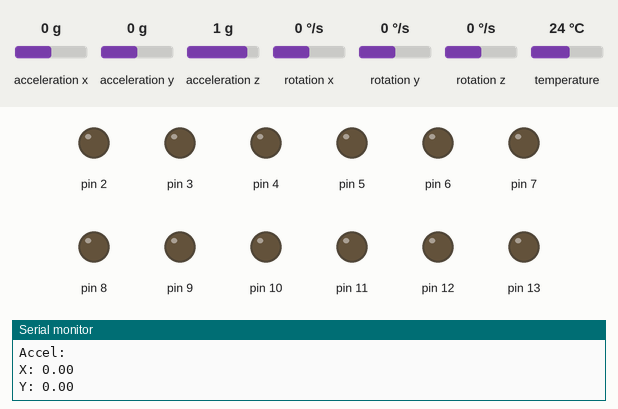
This sketch was run on a simulated Arduino Uno, built with avr-gcc and run on an emulated ATmega328P. Shown: output pins drawn as LEDs (lit = HIGH), the last lines printed to the serial monitor. Wiring (inferred from the names in the program): MPU-9250 motion sensor at I2C address 0x68. The test bench sets the inputs (shaded band); at power-on: acceleration x 0 g, acceleration y 0 g, acceleration z 1 g, rotation x 0 °/s, rotation y 0 °/s, rotation z 0 °/s, temperature 24 °C.

Above: at 0.05 s.
At 5.05 s:
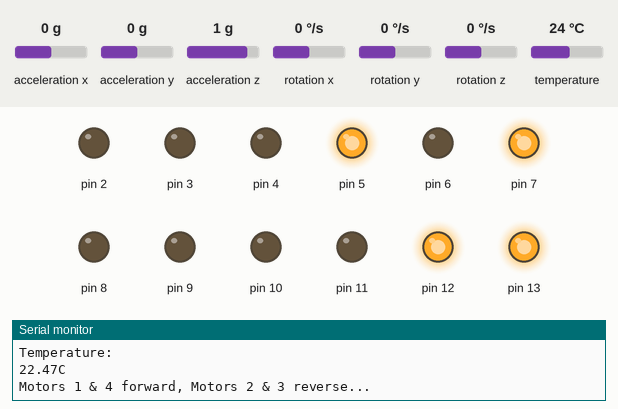
At 12.1 s:
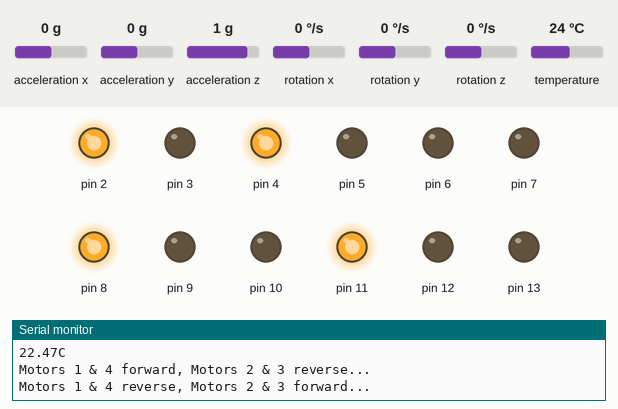
Timing chart, 0 to 15.7 s (numbered marks = the images above):
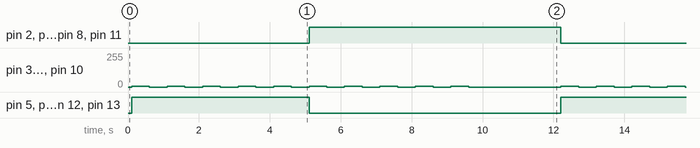

Measured:
- by itself, pin 2, pin 4, pin 8, pin 11: alternates HIGH for 7.1 s and LOW for 5.0 s
- by itself, pin 3, pin 6, pin 9, pin 10: repeats every 12.1 s: 9 × (0/255 0.50 s, 4/255 0.50 s), 0/255 2.6 s, 4/255 0.50 s
- by itself, pin 5, pin 7, pin 12, pin 13: alternates HIGH for 5.0 s and LOW for 7.1 s

The sketch:

quad_motor_driver.ino
```cpp
 /**
* Arduino code for quad-motor control using SN754410 H-bridge
* motor driver and MPU9250 compatible intertial measurement unit.
* I use both MPU6050(without magnetometer/compass) and MPU9250 in my set ups,
* though not in the same circuit.
* Clement Osei Tano January 2, 2025
**/
#include <Wire.h>
#include <Adafruit_SSD1306.h>
#include <MPU9250_asukiaaa.h>

// Register addresses for the temperature data
#define TEMP_OUT_H 0x41
// #define TEMP_OUT_L 0x42; we won't use this since we can read 2 bytes
#define MPU9250_ADDRESS 0x68

// Define a motor struct so the pins are more manageable
struct Motor {
  int forwardPin;
  int reversePin;
  int enablePin;
  int currentSpeed;
};

Motor motor1 = {7, 4, 6, 0};  // Pins for motor 1
Motor motor2 = {2, 5, 3, 0};  // Pins for motor 2
Motor motor3 = {11, 13, 9, 0}; // Pins for motor 3
Motor motor4 = {12, 8, 10, 0}; // Pins for motor 4
float aX, aY, aZ, aSqrt, temperature, gyX,gyY,gyZ;

MPU9250_asukiaaa imuSensor;

void controlMotor(Motor motor, int speed, bool forward) {
  if (forward) {
    digitalWrite(motor.forwardPin, HIGH);
    digitalWrite(motor.reversePin, LOW);
  } else {
    digitalWrite(motor.forwardPin, LOW);
    digitalWrite(motor.reversePin, HIGH);
  }

  // Output speed as PWM value, if enablePin is available
  if (motor.enablePin != 0) {
    analogWrite(motor.enablePin, speed);
  }
}

void setup() {
  Serial.begin(9600);

  // Set digital I/O pins as outputs:
  pinMode(motor1.forwardPin, OUTPUT);
  pinMode(motor1.reversePin, OUTPUT);
  if (motor1.enablePin != 0) pinMode(motor1.enablePin, OUTPUT);

  pinMode(motor2.forwardPin, OUTPUT);
  pinMode(motor2.reversePin, OUTPUT);
  if (motor2.enablePin != 0) pinMode(motor2.enablePin, OUTPUT);

  pinMode(motor3.forwardPin, OUTPUT);
  pinMode(motor3.reversePin, OUTPUT);
  if (motor3.enablePin != 0) pinMode(motor3.enablePin, OUTPUT);

  pinMode(motor4.forwardPin, OUTPUT);
  pinMode(motor4.reversePin, OUTPUT);
  if (motor4.enablePin != 0) pinMode(motor4.enablePin, OUTPUT);

  imuSensor.beginAccel();
  imuSensor.beginGyro();
  imuSensor.beginMag(); // Has no effect if sensor doesn't have the compass
  // TODO: Calibrate IMU; position the setup on a flat surface and get the values when it is at rest.
  // Use the calibrated values as your offset
}

void readIMU(){
  Serial.println("IMU Update");
    aX = imuSensor.accelX();
    aY = imuSensor.accelY();
    aZ = imuSensor.accelZ();
    gyX = imuSensor.gyroX();
    gyY = imuSensor.gyroY();
    gyZ = imuSensor.gyroZ();
    aSqrt = imuSensor.accelSqrt();

    // Display data on OLED
    Serial.println("Accel:");
    Serial.print(F("X: "));
    Serial.println(aX);
    Serial.print(F("Y: "));
    Serial.println(aY);
    Serial.print(F("Z: "));
    Serial.println(aZ);

    Serial.println("Gyro:");
    Serial.print(F("X: "));
    Serial.println(gyX);
    Serial.print(F("Y: "));
    Serial.println(gyY);
    Serial.print(F("Z: "));
    Serial.println(gyZ);

     // Read the raw temperature data
    Wire.beginTransmission(MPU9250_ADDRESS);
    Wire.write(TEMP_OUT_H);
    Wire.endTransmission(false);
    Wire.requestFrom(MPU9250_ADDRESS, 2, true); // Requesting 2 bytes
    int16_t tempRaw = (Wire.read() << 8) | Wire.read(); // Combine two bytes

    // Convert the raw data to temperature in degrees Celsius
    // float temperature = ((float)tempRaw) / 333.87 + 21.0; for MPU6250
    float temperature = ((float)tempRaw) / 340 + 35; // for MPU6050
    Serial.println("Temperature: ");
    Serial.print(temperature);
    Serial.println("C");
}

void loop() {
  // Read accelerometer data
  int result = imuSensor.accelUpdate();
  result = result+ imuSensor.gyroUpdate();
  Serial.print("Result: ");
  Serial.println(result);


  if (result == 0) {
    readIMU();
  }
  // Motors 1 and 4 pulse forward, motors 2 and 3 pulse reverse
  Serial.println("Motors 1 & 4 forward, Motors 2 & 3 reverse...");
  for (int i = 0; i < 5; i++) {
    controlMotor(motor1, 4, true); // Motor 1 forward
    controlMotor(motor4, 4, true); // Motor 4 forward
    controlMotor(motor2, 4, false); // Motor 2 reverse
    controlMotor(motor3, 4, false); // Motor 3 reverse
    delay(500); // On for 500 ms

    controlMotor(motor1, 0, true); // Stop Motor 1
    controlMotor(motor4, 0, true); // Stop Motor 4
    controlMotor(motor2, 0, false); // Stop Motor 2
    controlMotor(motor3, 0, false); // Stop Motor 3
    delay(500); // Off for 500 ms
  }

  // Motors 1 and 4 pulse reverse, motors 2 and 3 pulse forward
  Serial.println("Motors 1 & 4 reverse, Motors 2 & 3 forward...");
  for (int i = 0; i < 5; i++) {
    controlMotor(motor1, 4, false); // Motor 1 reverse
    controlMotor(motor4, 4, false); // Motor 4 reverse
    controlMotor(motor2, 4, true); // Motor 2 forward
    controlMotor(motor3, 4, true); // Motor 3 forward
    delay(500); // On for 500 ms

    controlMotor(motor1, 0, false); // Stop Motor 1
    controlMotor(motor4, 0, false); // Stop Motor 4
    controlMotor(motor2, 0, true); // Stop Motor 2
    controlMotor(motor3, 0, true); // Stop Motor 3
    delay(500); // Off for 500 ms
  }

  // Add a delay before repeating the loop
  delay(2000);
}
```
